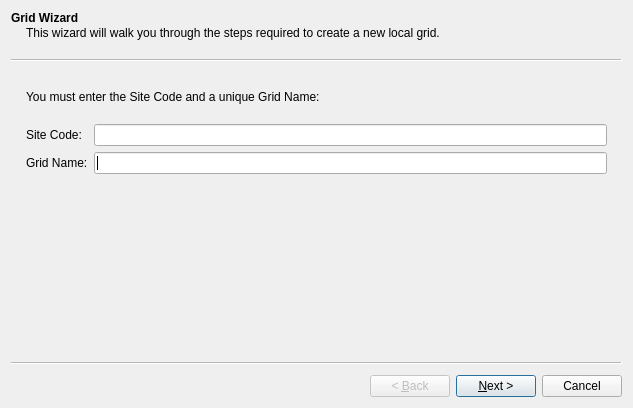
<?xml version="1.0" encoding="UTF-8"?>
<ui version="4.0">
 <class>GridWizard</class>
 <widget class="QWizard" name="GridWizard">
  <property name="geometry">
   <rect>
    <x>0</x>
    <y>0</y>
    <width>633</width>
    <height>408</height>
   </rect>
  </property>
  <property name="windowTitle">
   <string>Wizard</string>
  </property>
  <widget class="QWizardPage" name="welcomePage">
   <property name="title">
    <string>Grid Wizard</string>
   </property>
   <property name="subTitle">
    <string>This wizard will walk you through the steps required to create a new local grid.</string>
   </property>
   <layout class="QGridLayout" name="gridLayout_2">
    <item row="1" column="0">
     <widget class="QLabel" name="siteCodeLabel">
      <property name="text">
       <string>Site Code:</string>
      </property>
      <property name="buddy">
       <cstring>siteCodeEdit</cstring>
      </property>
     </widget>
    </item>
    <item row="2" column="1">
     <widget class="QLineEdit" name="gridNameEdit"/>
    </item>
    <item row="1" column="1">
     <widget class="QLineEdit" name="siteCodeEdit"/>
    </item>
    <item row="2" column="0">
     <widget class="QLabel" name="gridNameLabel">
      <property name="text">
       <string>Grid Name:</string>
      </property>
     </widget>
    </item>
    <item row="0" column="0" colspan="2">
     <widget class="QLabel" name="welcomePageLabel">
      <property name="text">
       <string>
You must enter the Site Code and a unique Grid Name:
</string>
      </property>
     </widget>
    </item>
   </layout>
  </widget>
  <widget class="QWizardPage" name="filesPage">
   <property name="enabled">
    <bool>false</bool>
   </property>
   <property name="title">
    <string>Choose Files</string>
   </property>
   <property name="subTitle">
    <string>Please select the grid files to use. These may be preset for you.</string>
   </property>
   <attribute name="pageId">
    <string notr="true">filesPage</string>
   </attribute>
   <layout class="QGridLayout" name="gridLayout">
    <item row="1" column="0">
     <widget class="QLabel" name="gridFolderLabel">
      <property name="text">
       <string>Folder:</string>
      </property>
      <property name="buddy">
       <cstring>gridFolderEdit</cstring>
      </property>
     </widget>
    </item>
    <item row="1" column="1">
     <layout class="QHBoxLayout" name="gridFolderLayout">
      <item>
       <widget class="QLineEdit" name="gridFolderEdit"/>
      </item>
      <item>
       <widget class="QPushButton" name="gridFolderButton">
        <property name="sizePolicy">
         <sizepolicy hsizetype="Preferred" vsizetype="Fixed">
          <horstretch>0</horstretch>
          <verstretch>0</verstretch>
         </sizepolicy>
        </property>
        <property name="text">
         <string>...</string>
        </property>
       </widget>
      </item>
     </layout>
    </item>
    <item row="2" column="0">
     <widget class="QLabel" name="gridGroupNameLabel">
      <property name="text">
       <string>Group Name:</string>
      </property>
      <property name="buddy">
       <cstring>gridGroupNameEdit</cstring>
      </property>
     </widget>
    </item>
    <item row="2" column="1">
     <widget class="QLineEdit" name="gridGroupNameEdit"/>
    </item>
    <item row="3" column="0">
     <widget class="QLabel" name="gridPointNameLabel">
      <property name="text">
       <string>Points File Name:</string>
      </property>
      <property name="buddy">
       <cstring>gridPointsNameEdit</cstring>
      </property>
     </widget>
    </item>
    <item row="3" column="1">
     <widget class="QLineEdit" name="gridPointsNameEdit"/>
    </item>
    <item row="4" column="0">
     <widget class="QLabel" name="gridLinesNameLabel">
      <property name="text">
       <string>Lines File Name:</string>
      </property>
      <property name="buddy">
       <cstring>gridLinesNameEdit</cstring>
      </property>
     </widget>
    </item>
    <item row="4" column="1">
     <widget class="QLineEdit" name="gridLinesNameEdit"/>
    </item>
    <item row="5" column="0">
     <widget class="QLabel" name="gridPolygonsNameLabel">
      <property name="text">
       <string>Polygons File Name:</string>
      </property>
      <property name="buddy">
       <cstring>gridPolygonsNameEdit</cstring>
      </property>
     </widget>
    </item>
    <item row="5" column="1">
     <widget class="QLineEdit" name="gridPolygonsNameEdit"/>
    </item>
    <item row="6" column="1">
     <spacer name="verticalSpacer">
      <property name="orientation">
       <enum>Qt::Vertical</enum>
      </property>
      <property name="sizeHint" stdset="0">
       <size>
        <width>20</width>
        <height>10</height>
       </size>
      </property>
     </spacer>
    </item>
    <item row="0" column="0" colspan="2">
     <widget class="QLabel" name="filesPageLabel">
      <property name="text">
       <string>
If you select a folder and files that already exist the new grid will be added to these files. Otherwise the grid files will be created in the selcted folder and the new grid added to the new files. If you leave the Lines or Polygons field empty that file will not be created.
</string>
      </property>
      <property name="wordWrap">
       <bool>true</bool>
      </property>
     </widget>
    </item>
   </layout>
  </widget>
  <widget class="QWizardPage" name="mapPage">
   <property name="title">
    <string>Map Coordinates</string>
   </property>
   <property name="subTitle">
    <string>Enter the two map coordinate points to use to calculate your local grid from.</string>
   </property>
   <layout class="QGridLayout" name="gridLayout_4">
    <item row="3" column="1">
     <widget class="QLabel" name="mapEastingLabel">
      <property name="text">
       <string>Easting</string>
      </property>
     </widget>
    </item>
    <item row="5" column="1">
     <widget class="QDoubleSpinBox" name="localPoint1EastingSpin">
      <property name="decimals">
       <number>3</number>
      </property>
      <property name="minimum">
       <double>-999999.998999999952503</double>
      </property>
      <property name="maximum">
       <double>999999.998999999952503</double>
      </property>
     </widget>
    </item>
    <item row="4" column="0">
     <widget class="QLabel" name="mapPoint1Label">
      <property name="text">
       <string>Map Point 1:</string>
      </property>
      <property name="buddy">
       <cstring>mapPoint1EastingSpin</cstring>
      </property>
     </widget>
    </item>
    <item row="5" column="0">
     <widget class="QLabel" name="localPoint1Label">
      <property name="text">
       <string>Local Point 1:</string>
      </property>
      <property name="buddy">
       <cstring>localPoint1EastingSpin</cstring>
      </property>
     </widget>
    </item>
    <item row="6" column="0">
     <widget class="QLabel" name="mapPoint2Label">
      <property name="text">
       <string>Map Point 2:</string>
      </property>
      <property name="buddy">
       <cstring>mapPoint2EastingSpin</cstring>
      </property>
     </widget>
    </item>
    <item row="7" column="2">
     <widget class="QDoubleSpinBox" name="localPoint2NorthingSpin">
      <property name="decimals">
       <number>3</number>
      </property>
      <property name="minimum">
       <double>-999999.998999999952503</double>
      </property>
      <property name="maximum">
       <double>999999.998999999952503</double>
      </property>
     </widget>
    </item>
    <item row="3" column="2">
     <widget class="QLabel" name="mapNorthingLabel">
      <property name="text">
       <string>Northing</string>
      </property>
     </widget>
    </item>
    <item row="7" column="1">
     <widget class="QDoubleSpinBox" name="localPoint2EastingSpin">
      <property name="decimals">
       <number>3</number>
      </property>
      <property name="minimum">
       <double>-999999.998999999952503</double>
      </property>
      <property name="maximum">
       <double>999999.998999999952503</double>
      </property>
     </widget>
    </item>
    <item row="7" column="0">
     <widget class="QLabel" name="localPoint2Label">
      <property name="text">
       <string>Local Point 2:</string>
      </property>
      <property name="buddy">
       <cstring>localPoint2EastingSpin</cstring>
      </property>
     </widget>
    </item>
    <item row="4" column="1">
     <widget class="QDoubleSpinBox" name="mapPoint1EastingSpin">
      <property name="decimals">
       <number>3</number>
      </property>
      <property name="minimum">
       <double>-999999.998999999952503</double>
      </property>
      <property name="maximum">
       <double>999999.998999999952503</double>
      </property>
     </widget>
    </item>
    <item row="4" column="2">
     <widget class="QDoubleSpinBox" name="mapPoint1NorthingSpin">
      <property name="decimals">
       <number>3</number>
      </property>
      <property name="minimum">
       <double>-999999.998999999952503</double>
      </property>
      <property name="maximum">
       <double>999999.998999999952503</double>
      </property>
     </widget>
    </item>
    <item row="4" column="3">
     <widget class="QPushButton" name="mapPoint1FromMapButton">
      <property name="text">
       <string>From Map</string>
      </property>
     </widget>
    </item>
    <item row="6" column="3">
     <widget class="QPushButton" name="mapPoint2FromMapButton">
      <property name="text">
       <string>From Map</string>
      </property>
     </widget>
    </item>
    <item row="6" column="1">
     <widget class="QDoubleSpinBox" name="mapPoint2EastingSpin">
      <property name="decimals">
       <number>3</number>
      </property>
      <property name="minimum">
       <double>-999999.998999999952503</double>
      </property>
      <property name="maximum">
       <double>999999.998999999952503</double>
      </property>
     </widget>
    </item>
    <item row="6" column="2">
     <widget class="QDoubleSpinBox" name="mapPoint2NorthingSpin">
      <property name="decimals">
       <number>3</number>
      </property>
      <property name="minimum">
       <double>-999999.998999999952503</double>
      </property>
      <property name="maximum">
       <double>999999.998999999952503</double>
      </property>
     </widget>
    </item>
    <item row="5" column="2">
     <widget class="QDoubleSpinBox" name="localPoint1NorthingSpin">
      <property name="decimals">
       <number>3</number>
      </property>
      <property name="minimum">
       <double>-999999.998999999952503</double>
      </property>
      <property name="maximum">
       <double>999999.998999999952503</double>
      </property>
     </widget>
    </item>
    <item row="1" column="0">
     <widget class="QLabel" name="methodLabel">
      <property name="text">
       <string>Method:</string>
      </property>
      <property name="buddy">
       <cstring>methodCombo</cstring>
      </property>
     </widget>
    </item>
    <item row="1" column="1" colspan="3">
     <widget class="QComboBox" name="methodCombo">
      <item>
       <property name="text">
        <string>Create from two known points</string>
       </property>
      </item>
      <item>
       <property name="text">
        <string>Create from X axis baseline</string>
       </property>
      </item>
      <item>
       <property name="text">
        <string>Create from Y axis baseline</string>
       </property>
      </item>
     </widget>
    </item>
    <item row="2" column="0">
     <widget class="QLabel" name="label">
      <property name="text">
       <string/>
      </property>
     </widget>
    </item>
   </layout>
  </widget>
  <widget class="QWizardPage" name="localPage">
   <property name="title">
    <string>Local Grid Extent</string>
   </property>
   <property name="subTitle">
    <string>Enter the origin, extent, and interval of the local coordinates.</string>
   </property>
   <layout class="QGridLayout" name="gridLayout_5">
    <item row="4" column="2">
     <widget class="QSpinBox" name="localNorthingIntervalSpin">
      <property name="suffix">
       <string> m</string>
      </property>
      <property name="maximum">
       <number>100</number>
      </property>
      <property name="singleStep">
       <number>5</number>
      </property>
      <property name="value">
       <number>5</number>
      </property>
     </widget>
    </item>
    <item row="3" column="1">
     <widget class="QSpinBox" name="localTerminusEastingSpin">
      <property name="maximum">
       <number>9999</number>
      </property>
      <property name="singleStep">
       <number>5</number>
      </property>
      <property name="value">
       <number>200</number>
      </property>
     </widget>
    </item>
    <item row="4" column="1">
     <widget class="QSpinBox" name="localEastingIntervalSpin">
      <property name="suffix">
       <string> m</string>
      </property>
      <property name="maximum">
       <number>100</number>
      </property>
      <property name="singleStep">
       <number>5</number>
      </property>
      <property name="value">
       <number>5</number>
      </property>
     </widget>
    </item>
    <item row="2" column="0">
     <widget class="QLabel" name="localOriginLabel">
      <property name="text">
       <string>Local Origin:</string>
      </property>
      <property name="buddy">
       <cstring>localOriginEastingSpin</cstring>
      </property>
     </widget>
    </item>
    <item row="2" column="1">
     <widget class="QSpinBox" name="localOriginEastingSpin">
      <property name="maximum">
       <number>9999</number>
      </property>
      <property name="singleStep">
       <number>5</number>
      </property>
      <property name="value">
       <number>100</number>
      </property>
     </widget>
    </item>
    <item row="1" column="1">
     <widget class="QLabel" name="localEastingLabel">
      <property name="text">
       <string>Local Easting</string>
      </property>
     </widget>
    </item>
    <item row="3" column="2">
     <widget class="QSpinBox" name="localTerminusNorthingSpin">
      <property name="maximum">
       <number>9999</number>
      </property>
      <property name="singleStep">
       <number>5</number>
      </property>
      <property name="value">
       <number>300</number>
      </property>
     </widget>
    </item>
    <item row="3" column="0">
     <widget class="QLabel" name="localTerminusLabel">
      <property name="text">
       <string>Local Terminus:</string>
      </property>
      <property name="buddy">
       <cstring>localTerminusEastingSpin</cstring>
      </property>
     </widget>
    </item>
    <item row="1" column="2">
     <widget class="QLabel" name="localNorthingLabel">
      <property name="text">
       <string>Local Northing</string>
      </property>
     </widget>
    </item>
    <item row="2" column="2">
     <widget class="QSpinBox" name="localOriginNorthingSpin">
      <property name="maximum">
       <number>9999</number>
      </property>
      <property name="singleStep">
       <number>5</number>
      </property>
      <property name="value">
       <number>200</number>
      </property>
     </widget>
    </item>
    <item row="4" column="0">
     <widget class="QLabel" name="localIntervalLabel">
      <property name="text">
       <string>Grid Interval:</string>
      </property>
      <property name="buddy">
       <cstring>localEastingIntervalSpin</cstring>
      </property>
     </widget>
    </item>
    <item row="0" column="0">
     <widget class="QLabel" name="label_2">
      <property name="text">
       <string/>
      </property>
     </widget>
    </item>
   </layout>
  </widget>
 </widget>
 <tabstops>
  <tabstop>gridFolderEdit</tabstop>
  <tabstop>gridFolderButton</tabstop>
  <tabstop>gridGroupNameEdit</tabstop>
  <tabstop>gridPointsNameEdit</tabstop>
  <tabstop>gridLinesNameEdit</tabstop>
  <tabstop>gridPolygonsNameEdit</tabstop>
  <tabstop>methodCombo</tabstop>
  <tabstop>mapPoint1EastingSpin</tabstop>
  <tabstop>mapPoint1NorthingSpin</tabstop>
  <tabstop>mapPoint1FromMapButton</tabstop>
  <tabstop>localPoint1EastingSpin</tabstop>
  <tabstop>localPoint1NorthingSpin</tabstop>
  <tabstop>mapPoint2EastingSpin</tabstop>
  <tabstop>mapPoint2NorthingSpin</tabstop>
  <tabstop>mapPoint2FromMapButton</tabstop>
  <tabstop>localPoint2EastingSpin</tabstop>
  <tabstop>localPoint2NorthingSpin</tabstop>
  <tabstop>localOriginEastingSpin</tabstop>
  <tabstop>localOriginNorthingSpin</tabstop>
  <tabstop>localTerminusEastingSpin</tabstop>
  <tabstop>localTerminusNorthingSpin</tabstop>
  <tabstop>localEastingIntervalSpin</tabstop>
  <tabstop>localNorthingIntervalSpin</tabstop>
 </tabstops>
 <resources/>
 <connections/>
</ui>
